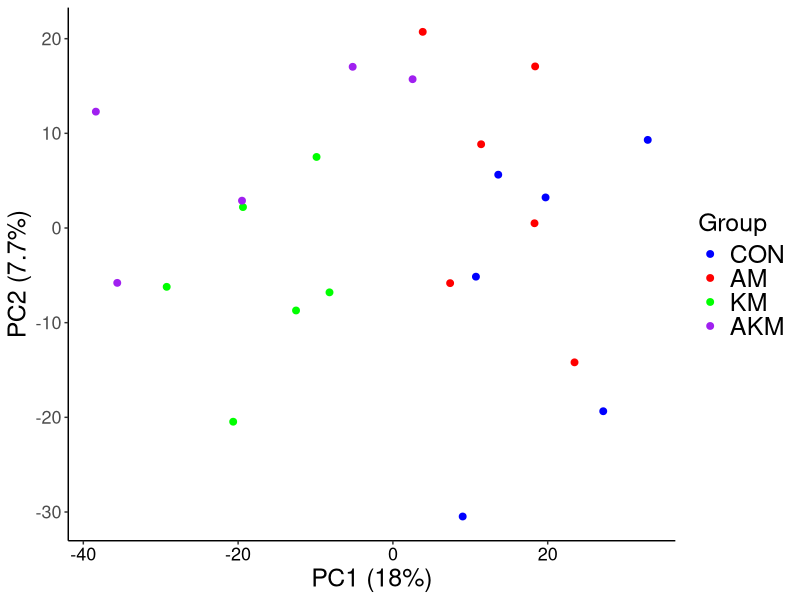

Generate this figure with R:
# Load packages
library(ggplot2)

# Set working directory
setwd("/Users/WIMM/Documents/Cristina_2018/Github/")

# Read transformed RPKM table
df <- read.table("Data/rpkm_table_log2.txt", sep="\t", header=TRUE, stringsAsFactors=FALSE)

# Transpose data frame
n <- df$Group
df <- as.data.frame(t(df[,-1]))
colnames(df) <- n

# Identify highly variable genes
group <- c("CON", "AM", "KM", "AKM")

genes.var_list <- list()

for(i in 1:length(group)) {

    # Subset group
    sub <- df[ , which(names(df)==group[i])]

    # Compute mean
    means <- rowMeans(sub, na.rm=TRUE)

    # Compute variance
    vars <- NULL
    for(m in 1:nrow(sub)) {
        vars[m] <- var(as.numeric(sub[m, ]), na.rm=TRUE)
    }

    # Compute coefficient of variance
    CV <- vars/means^2

    # Compile mean, var, CV and perform filtering
    summary <- data.frame(means, vars, CV)
    summary <- summary[which(!is.nan(summary$CV)), ]
    summary <- summary[which(summary$means > 1), ]

    # Retrieve top 10% most variable genes
    summary <- summary[order(summary$CV, decreasing=TRUE), ]
    genes.var_list[[i]] <- head(row.names(summary), 0.1*nrow(summary))

}

genes.var <- unlist(genes.var_list)

# Remove duplicate genes
genes.var <- unique(genes.var)
length(genes.var)

# Subset original data frame
df <- df
df$Gene <- row.names(df)
df <- df[which(df$Gene %in% genes.var), ]
df <- df[, c(ncol(df), 1:(ncol(df)-1)) ]

# Transpose data frame
n <- df$Gene
df <- as.data.frame(t(df[,-1]))
colnames(df) <- n
df$Group <- row.names(df)
df <- df[, c(ncol(df), 1:(ncol(df)-1)) ]
df$Group <- gsub("\\.[0-9]", "", df$Group)

# Set factor levels
df$Group <- factor(df$Group, levels=c("CON", "AM", "KM", "AKM"))

# PCA
    # Reduce dimensions
    pca <- prcomp(df[,-1], center=TRUE, scale.=TRUE)

    # Retrieve proportion of variance dflained
    pca_var <- summary(pca)
    
    # Scatterplot
        # Definitions
        data <- data.frame(pca$x[,1], pca$x[,1])
        x <- pca$x[,1]
        y <- pca$x[,2]
        group <- df$Group
        xtitle <- paste("PC1 ", "(", signif(pca_var$importance[2,1]*100, 2), "%)", sep="")
        ytitle <- paste("PC2 ", "(", signif(pca_var$importance[2,2]*100, 2), "%)", sep="")
        legend.title <- "Group"
        color_group <- c("CON", "AM", "KM", "AKM")
        color <- c("blue", "red", "green", "purple")

        # Plot
        plot <- ggplot() +
           geom_point(data, mapping=aes(x=x, y=y, color=group), size=2) +
           labs(x=xtitle, y=ytitle) +
           scale_color_manual(breaks=color_group, values=color, name=legend.title) +
           theme_classic() +
           theme(panel.grid.major=element_blank(),
                panel.grid.minor=element_blank(),
                panel.background=element_blank(),
                axis.line=element_line(colour="black"),
                axis.text=element_text(size=13),
                axis.title=element_text(size=18),
                axis.text.x=element_text(colour="black"),
                plot.title=element_text(size=18),
                legend.title=element_text(size=18),
                legend.text=element_text(size=18))


        # Save plot
        ggsave("Figures/Supp_Figure_4C.pdf", plot, width=7, height=7)
